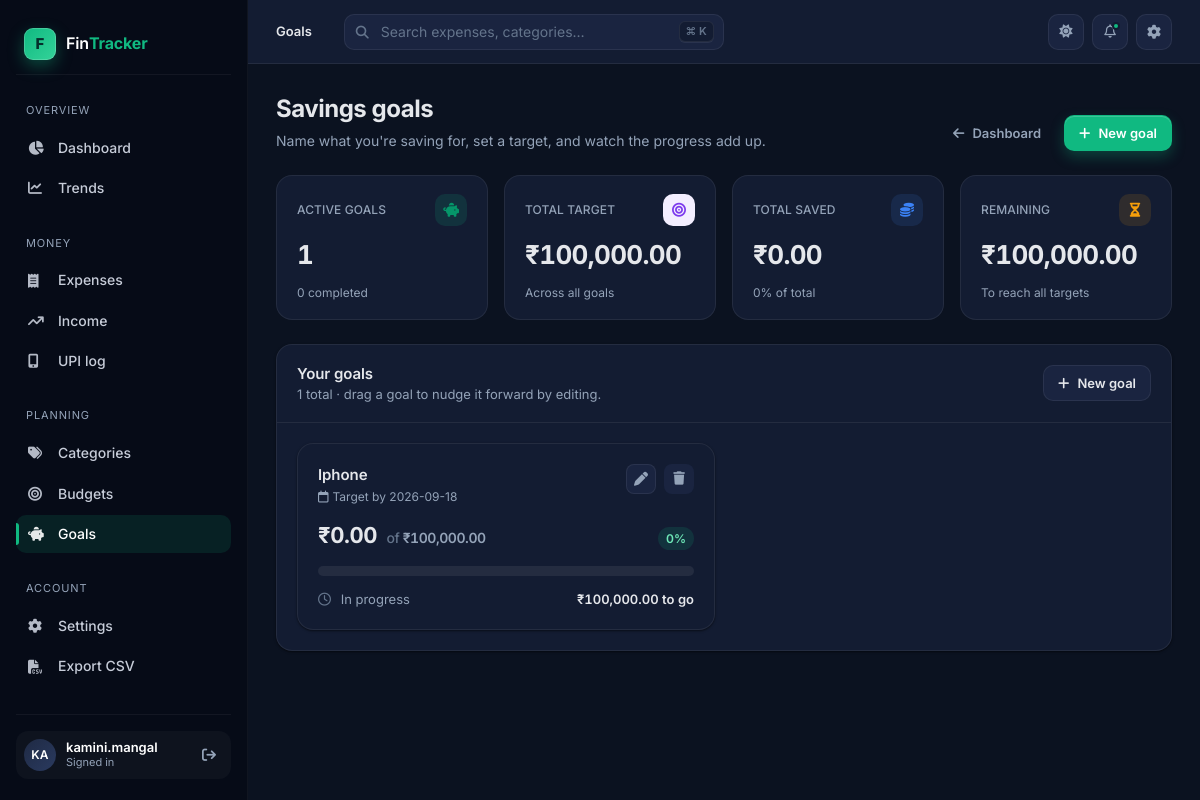
Page /goals (signed in) on the committed database.
### models.py (models this page shows, shortened)
class User(db.Model, UserMixin):
    id           = db.Column(db.Integer, primary_key=True)
    username     = db.Column(db.String(100), unique=True, nullable=False)
    password     = db.Column(db.String(200), nullable=False)
    currency     = db.Column(db.String(10), default='$')    # Settings
    theme        = db.Column(db.String(10), default='light') # Dark mode pref

class SavingsGoal(db.Model):
    id            = db.Column(db.Integer, primary_key=True)
    name          = db.Column(db.String(100), nullable=False)
    target_amount = db.Column(db.Float, nullable=False)
    saved_amount  = db.Column(db.Float, default=0)
    user_id       = db.Column(db.Integer, db.ForeignKey('user.id'), nullable=False)
    deadline      = db.Column(db.String(20))   # YYYY-MM-DD, optional

### app.py (the view)
@app.route('/goals')
@login_required
def list_goals():
    goals = SavingsGoal.query.filter_by(user_id=current_user.id).all()
    return render_template('goals.html', goals=goals,
                           currency=current_user.currency)

### app.py (called while the page is built)
@login_manager.user_loader
def load_user(user_id):
    return db.session.get(User, int(user_id))

### templates/goals.html (shortened to what this page needs)
{% extends 'base.html' %}
{% block crumb %}Goals{% endblock %}
{% block content %}
{% set cur = currency or '$' %}
{% set total_target = goals|sum(attribute='target_amount') %}
{% set total_saved  = goals|sum(attribute='saved_amount') %}
{% set completed = [] %}
{% for g in goals %}{% if g.saved_amount >= g.target_amount %}{% set _ = completed.append(g) %}{% endif %}{% endfor %}
<div class="page-header">
  <div class="ph-text">
    <h1>Savings goals</h1>
    <p>Name what you're saving for, set a target, and watch the progress add up.</p>
  </div>
  <div class="ph-actions">
    <a href="{{ url_for('dashboard') }}" class="btn btn-ghost">
      <i class="fa-solid fa-arrow-left"></i> Dashboard
    </a>
    <a href="{{ url_for('add_goal') }}" class="btn btn-primary">
      <i class="fa-solid fa-plus"></i> New goal
    </a>
  </div>
</div>
{% if goals and goals|length > 0 %}
<div class="stat-grid">
  <div class="stat">
    <div class="stat-head">
      <span class="stat-label">Active goals</span>
      <span class="stat-icon"><i class="fa-solid fa-piggy-bank"></i></span>
    </div>
    <div class="stat-value">{{ goals|length }}</div>
    <div class="stat-foot">{{ completed|length }} completed</div>
  </div>
  <div class="stat">
    <div class="stat-head">
      <span class="stat-label">Total target</span>
      <span class="stat-icon is-violet"><i class="fa-solid fa-bullseye"></i></span>
    </div>
    <div class="stat-value">{{ cur }}{{ '{:,.2f}'.format(total_target) }}</div>
    <div class="stat-foot">Across all goals</div>
  </div>
  <div class="stat">
    <div class="stat-head">
      <span class="stat-label">Total saved</span>
      <span class="stat-icon is-blue"><i class="fa-solid fa-coins"></i></span>
    </div>
    <div class="stat-value">{{ cur }}{{ '{:,.2f}'.format(total_saved) }}</div>
    <div class="stat-foot">
      {% if total_target > 0 %}{{ '%.0f'|format(total_saved / total_target * 100) }}% of total{% else %}—{% endif %}
    </div>
  </div>
  <div class="stat">
    <div class="stat-head">
      <span class="stat-label">Remaining</span>
      <span class="stat-icon is-amber"><i class="fa-solid fa-hourglass-half"></i></span>
    </div>
    <div class="stat-value">{{ cur }}{{ '{:,.2f}'.format(total_target - total_saved) }}</div>
    <div class="stat-foot">To reach all targets</div>
  </div>
</div>
<div class="card">
  <div class="card-header">
    <div>
      <h3>Your goals</h3>
      <div class="ch-sub">{{ goals|length }} total · drag a goal to nudge it forward by editing.</div>
    </div>
    <a href="{{ url_for('add_goal') }}" class="btn btn-secondary">
      <i class="fa-solid fa-plus"></i> New goal
    </a>
  </div>
  <div class="card-body">
    <div class="goal-grid">
      {% for g in goals %}
        {% set pct_raw  = (g.saved_amount / g.target_amount * 100) if g.target_amount > 0 else 0 %}
        {% set pct      = pct_raw if pct_raw <= 100 else 100 %}
        {% set complete = g.saved_amount >= g.target_amount %}
        <div class="goal-card {% if complete %}is-complete{% endif %}">
          <div class="goal-head">
            <div>
              <div class="g-title">{{ g.name }}</div>
              {% if g.deadline %}
                <div class="g-deadline">
                  <i class="fa-regular fa-calendar"></i> Target by {{ g.deadline }}
                </div>
              {% endif %}
            </div>
            <div class="b-actions">
              <a href="{{ url_for('edit_goal', id=g.id) }}" class="tbl-act" title="Edit">
                <i class="fa-solid fa-pen"></i>
              </a>
              <form method="POST" action="{{ url_for('delete_goal', id=g.id) }}" class="inline-form"
                    onsubmit="return confirm('Delete the goal {{ g.name }}?');">
                <button type="submit" class="tbl-act is-danger" title="Delete">
                  <i class="fa-solid fa-trash"></i>
                </button>
              </form>
            </div>
          </div>
          <div class="goal-amounts">
            <div class="goal-saved">
              {{ cur }}{{ '{:,.2f}'.format(g.saved_amount) }}
              <span class="of">of <b>{{ cur }}{{ '{:,.2f}'.format(g.target_amount) }}</b></span>
            </div>
            <span class="goal-pct">{{ '%.0f'|format(pct_raw) }}%</span>
          </div>
          <div class="progress">
          </div>
          <div class="goal-foot">
            {% if complete %}
              <span class="goal-complete-banner">
                <i class="fa-solid fa-check-circle"></i> Goal reached
              </span>
              <span class="remain">{{ cur }}{{ '{:,.2f}'.format(g.saved_amount - g.target_amount) }} over</span>
            {% else %}
              <span><i class="fa-regular fa-clock" style="color: var(--text-3); margin-right: 6px;"></i> In progress</span>
              <span class="remain">{{ cur }}{{ '{:,.2f}'.format(g.target_amount - g.saved_amount) }} to go</span>
            {% endif %}
          </div>
        </div>
      {% endfor %}
    </div>
  </div>
</div>
{% endif %}
{% endblock %}

### templates/base.html (shortened to what this page needs)
<!DOCTYPE html>
<html lang="en" data-theme="{% if current_user.is_authenticated and current_user.theme == 'dark' %}dark{% else %}light{% endif %}">
<head>
  <link rel="stylesheet" href="https://cdnjs.cloudflare.com/ajax/libs/font-awesome/6.5.1/css/all.min.css" />
  <link rel="stylesheet" href="{{ url_for('static', filename='css/styles.css') }}" />
</head>
<body>
  {% block body %}
  <div class="app-shell">
    <aside class="sidebar" id="sidebar">
      <a href="{{ url_for('dashboard') }}" class="brand">
        <span class="brand-mark">F</span>
        <span class="brand-name">Fin<b>Tracker</b></span>
      </a>
      <nav class="nav-group" aria-label="Primary">
        <div class="nav-label">Overview</div>
        <a href="{{ url_for('dashboard') }}"
           class="nav-item {% if request.endpoint == 'dashboard' %}is-active{% endif %}">
          <i class="fa-solid fa-chart-pie"></i> Dashboard
        </a>
        <a href="{{ url_for('monthly_summary') }}"
           class="nav-item {% if request.endpoint == 'monthly_summary' %}is-active{% endif %}">
          <i class="fa-solid fa-chart-line"></i> Trends
        </a>
      </nav>
      <nav class="nav-group" aria-label="Money">
        <div class="nav-label">Money</div>
        <a href="{{ url_for('add_expense') }}"
           class="nav-item {% if request.endpoint in ['add_expense','edit_expense'] %}is-active{% endif %}">
          <i class="fa-solid fa-receipt"></i> Expenses
        </a>
        <a href="{{ url_for('list_income') }}"
           class="nav-item {% if request.endpoint in ['list_income','add_income','edit_income'] %}is-active{% endif %}">
          <i class="fa-solid fa-arrow-trend-up"></i> Income
        </a>
        <a href="{{ url_for('upi_log') }}"
           class="nav-item {% if request.endpoint == 'upi_log' %}is-active{% endif %}">
          <i class="fa-solid fa-mobile-screen-button"></i> UPI log
        </a>
      </nav>
      <nav class="nav-group" aria-label="Planning">
        <div class="nav-label">Planning</div>
        <a href="{{ url_for('list_categories') }}"
           class="nav-item {% if request.endpoint in ['list_categories','add_category','edit_category'] %}is-active{% endif %}">
          <i class="fa-solid fa-tags"></i> Categories
        </a>
        <a href="{{ url_for('list_budgets') }}"
           class="nav-item {% if request.endpoint in ['list_budgets','add_budget','edit_budget'] %}is-active{% endif %}">
          <i class="fa-solid fa-bullseye"></i> Budgets
        </a>
        <a href="{{ url_for('list_goals') }}"
           class="nav-item {% if request.endpoint in ['list_goals','add_goal','edit_goal'] %}is-active{% endif %}">
          <i class="fa-solid fa-piggy-bank"></i> Goals
        </a>
      </nav>
      <nav class="nav-group" aria-label="Account">
        <div class="nav-label">Account</div>
        <a href="{{ url_for('settings') }}"
           class="nav-item {% if request.endpoint == 'settings' %}is-active{% endif %}">
          <i class="fa-solid fa-gear"></i> Settings
        </a>
        <a href="{{ url_for('export_csv') }}" class="nav-item">
          <i class="fa-solid fa-file-csv"></i> Export CSV
        </a>
      </nav>
      <div class="sidebar-footer">
        {% if current_user.is_authenticated %}
        <div class="user-pill">
          <div class="avatar">{{ current_user.username[:2]|upper }}</div>
          <div class="user-meta">
            <div class="u-name">{{ current_user.username }}</div>
            <div class="u-sub">Signed in</div>
          </div>
          <a href="{{ url_for('logout') }}" class="logout-btn" title="Log out" aria-label="Log out">
            <i class="fa-solid fa-arrow-right-from-bracket"></i>
          </a>
        </div>
        {% endif %}
      </div>
    </aside>
    <div class="main">
      <header class="topbar">
        <div class="crumbs">
          <strong>{% block crumb %}Dashboard{% endblock %}</strong>
        </div>
        <div class="search">
          <i class="fa-solid fa-magnifying-glass"></i>
          <input type="search" id="searchInput" placeholder="Search expenses, categories…" />
          <span class="kbd" style="position: absolute; right: 10px; top: 50%; transform: translateY(-50%);">⌘ K</span>
        </div>
        <div class="top-actions">
          <button class="icon-btn" id="themeBtn" title="Toggle theme" aria-label="Toggle theme">
            <i class="fa-solid fa-moon" id="themeIcon"></i>
          </button>
          <button class="icon-btn" title="Notifications" aria-label="Notifications">
            <i class="fa-regular fa-bell"></i>
            <span class="dot"></span>
          </button>
          <a class="icon-btn" href="{{ url_for('settings') }}" title="Settings" aria-label="Settings">
            <i class="fa-solid fa-gear"></i>
          </a>
        </div>
      </header>
      <div class="page">
        {% block content %}{% endblock %}
      </div>
    </div>
  </div>
  {% endblock %}
</body>
</html>

### rows in the picture
User: username "KA", username "kamini.mangal"
SavingsGoal: name "Iphone", deadline "2026-09-18", cur "₹", saved_amount "0.00", target_amount "100,000.00", pct_raw "0", g.target_amount-g.saved_amount "100,000.00"

### other values in the picture
{{ goals|length }} "1"
{{ completed|length }} "0"
{{ cur }} "₹"
{{ '{:,.2f}'.format(total_target) }} "100,000.00"
{{ '{:,.2f}'.format(total_saved) }} "0.00"
{{ '%.0f'|format(total_saved / total_target * 100) }} "0"
{{ '{:,.2f}'.format(total_target - total_saved) }} "100,000.00"
